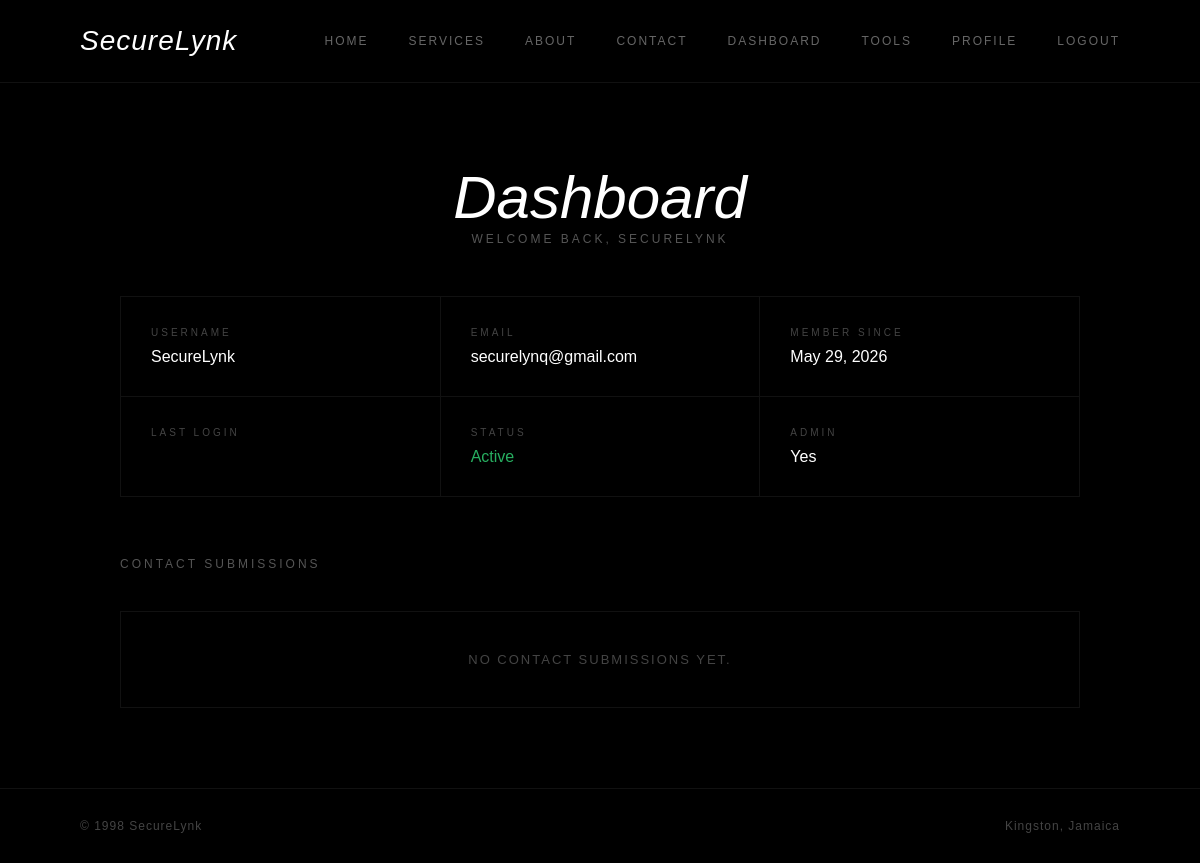
Before: /dashboard/ (signed in) with the older database file.
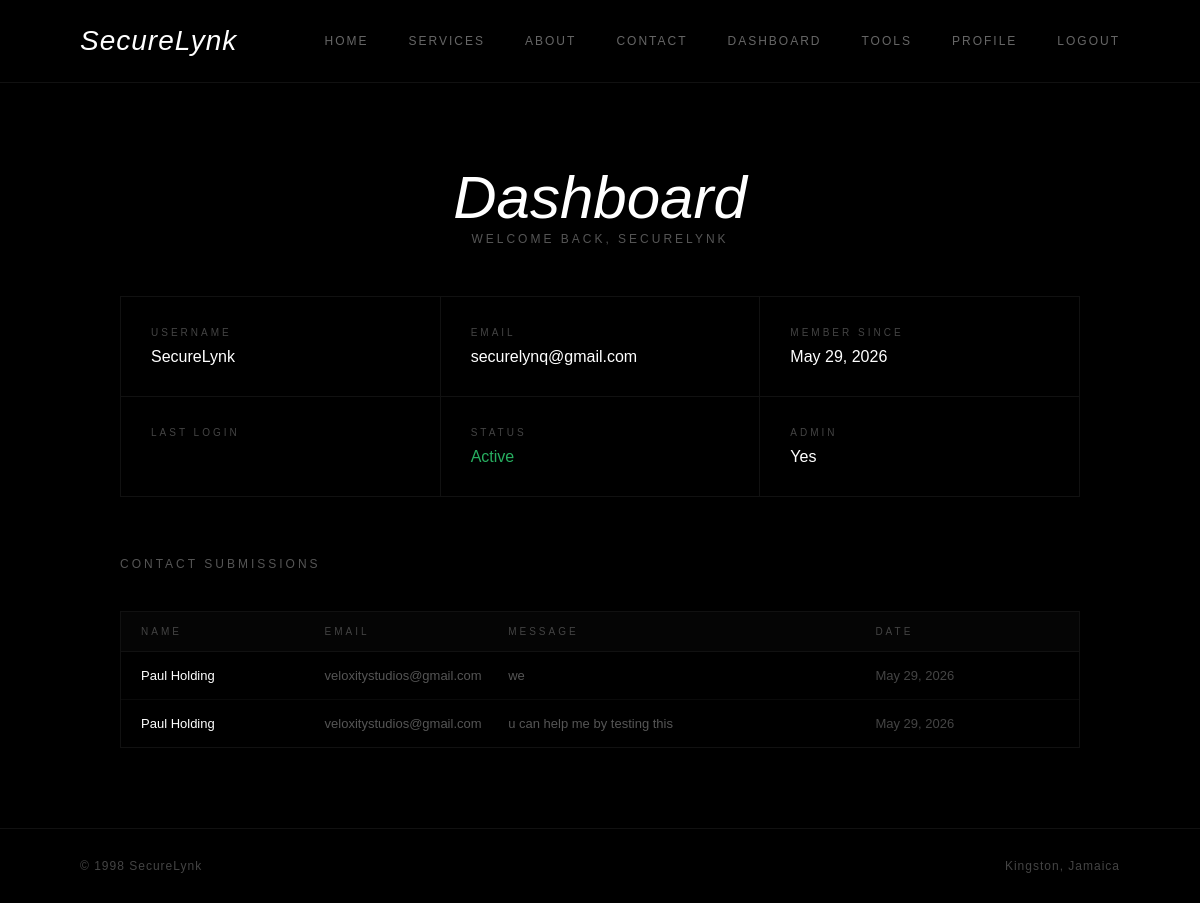
After: the same page with the newer database file.
### main/models.py (models this page shows, shortened)
class Contact(models.Model):
    name = models.CharField(max_length=100)
    email = models.EmailField()
    message = models.TextField()
    created_at = models.DateTimeField(auto_now_add=True)

### main/views.py (the view)
# urls.py: path('dashboard/', views.dashboard, name='dashboard'),
@login_required(login_url='/login/')
def dashboard(request):
    contacts = Contact.objects.all().order_by('-created_at')
    return render(request, 'dashboard.html', {'contacts': contacts})

### main/templates/dashboard.html (shortened to what this page needs)
{% extends 'base.html' %}
{% block content %}
<section class="tools-section">
    <div class="tools-header">
        <h1>Dashboard</h1>
        <p class="auth-sub">Welcome back, {{ user.username|upper }}</p>
    </div>
    <div class="dash-grid">
        <div class="dash-card">
            <p class="dash-label">Username</p>
            <p class="dash-value">{{ user.username }}</p>
        </div>
        <div class="dash-card">
            <p class="dash-label">Email</p>
            <p class="dash-value">{{ user.email|default:"Not set" }}</p>
        </div>
        <div class="dash-card">
            <p class="dash-label">Member Since</p>
            <p class="dash-value">{{ user.date_joined|date:"M d, Y" }}</p>
        </div>
        <div class="dash-card">
            <p class="dash-label">Last Login</p>
        </div>
        <div class="dash-card">
            <p class="dash-label">Status</p>
            <p class="dash-value" style="color:#27ae60;">Active</p>
        </div>
        <div class="dash-card">
            <p class="dash-label">Admin</p>
            <p class="dash-value">
                {% if user.is_staff %}Yes{% else %}No{% endif %}
            </p>
        </div>
    </div>
    <div class="dash-section-title">
        <p class="auth-sub">Contact Submissions</p>
    </div>
    {% if contacts %}
        <div class="submissions-table">
            <div class="table-header">
                <span>Name</span>
                <span>Email</span>
                <span>Message</span>
                <span>Date</span>
            </div>
            {% for contact in contacts %}
                <div class="table-row">
                    <span>{{ contact.name }}</span>
                    <span style="color:#555;">{{ contact.email }}</span>
                    <span style="color:#555;">
                        {{ contact.message|truncatechars:60 }}
                    </span>
                    <span style="color:#444;">
                        {{ contact.created_at|date:"M d, Y" }}
                    </span>
                </div>
            {% endfor %}
        </div>
    {% else %}
        <div class="dash-empty">
            <p>No contact submissions yet.</p>
        </div>
    {% endif %}
</section>
{% endblock %}

### main/templates/base.html (shortened to what this page needs)
{% load static %}
<!DOCTYPE html>
<html>
<head>
    <link rel="stylesheet" href="{% static 'css/style.css' %}">
</head>
<body>
<nav>
    <div class="logo">SecureLynk</div>
    <div class="nav-links" id="nav-links">
        <a href="{% url 'home' %}">Home</a>
        <a href="{% url 'services' %}">Services</a>
        <a href="{% url 'about' %}">About</a>
        <a href="{% url 'contact' %}">Contact</a>
        {% if user.is_authenticated %}
            <a href="{% url 'dashboard' %}">Dashboard</a>
            <a href="{% url 'tools' %}">Tools</a>
            <a href="{% url 'profile' %}">Profile</a>
            <a href="{% url 'logout' %}">Logout</a>
        {% else %}
            <a href="{% url 'login' %}">Login</a>
            <a href="{% url 'signup' %}">Sign Up</a>
        {% endif %}
    </div>
</nav>
{% block content %}
{% endblock %}
<footer>
    <span>&copy; 1998 SecureLynk</span>
    <span>Kingston, Jamaica</span>
</footer>
</body>
</html>

### main/static/css/style.css (style rules this page uses)
*, *::before, *::after { margin: 0; padding: 0; box-sizing: border-box; }
body { background: #000; color: white; font-family: Arial, sans-serif; overflow-x: hidden; }
nav { padding: 25px 80px; display: flex; justify-content: space-between; align-items: center; border-bottom: 1px solid #111; position: sticky; top: 0; background: #000; z-index: 100; }
.logo { font-size: 28px; font-style: italic; font-weight: 300; letter-spacing: 1px; }
.nav-links { display: flex; gap: 40px; }
.nav-links a { color: #666; text-decoration: none; font-size: 12px; letter-spacing: 2px; text-transform: uppercase; transition: color 0.3s; }
footer { padding: 30px 80px; border-top: 1px solid #111; color: #444; font-size: 12px; letter-spacing: 1px; display: flex; justify-content: space-between; align-items: center; }
.auth-sub { color: #555; font-size: 12px; letter-spacing: 3px; text-transform: uppercase; margin-bottom: 40px; }
.tools-section { padding: 80px 10%; }
.tools-header { text-align: center; margin-bottom: 50px; }
.tools-header h1 { font-size: 60px; font-style: italic; font-weight: 300; }
.dash-grid { display: grid; grid-template-columns: repeat(3, 1fr); gap: 1px; background: #111; border: 1px solid #111; margin-bottom: 60px; }
.dash-card { padding: 30px; background: #000; transition: background 0.3s; }
.dash-label { font-size: 10px; letter-spacing: 3px; text-transform: uppercase; color: #444; margin-bottom: 10px; }
.dash-value { font-size: 16px; font-weight: 300; color: white; }
.dash-section-title { margin-bottom: 20px; }
.submissions-table { border: 1px solid #111; }
.table-header { display: grid; grid-template-columns: 1fr 1fr 2fr 1fr; padding: 14px 20px; background: #050505; font-size: 10px; letter-spacing: 3px; text-transform: uppercase; color: #444; border-bottom: 1px solid #111; }
.table-row { display: grid; grid-template-columns: 1fr 1fr 2fr 1fr; padding: 16px 20px; border-bottom: 1px solid #0a0a0a; font-size: 13px; transition: background 0.3s; }
.table-row:last-child { border-bottom: none; }

Changed rows visible on the page:
added Contact: name "Paul Holding", email "veloxitystudios@gmail.com", message "we", created_at "May 29, 2026"
added Contact: name "Paul Holding", email "veloxitystudios@gmail.com", message "u can help me by testing this", created_at "May 29, 2026"
Other visible differences:
text no longer shown: "NO CONTACT SUBMISSIONS YET."
text now shown: "NAME EMAIL MESSAGE DATE"
